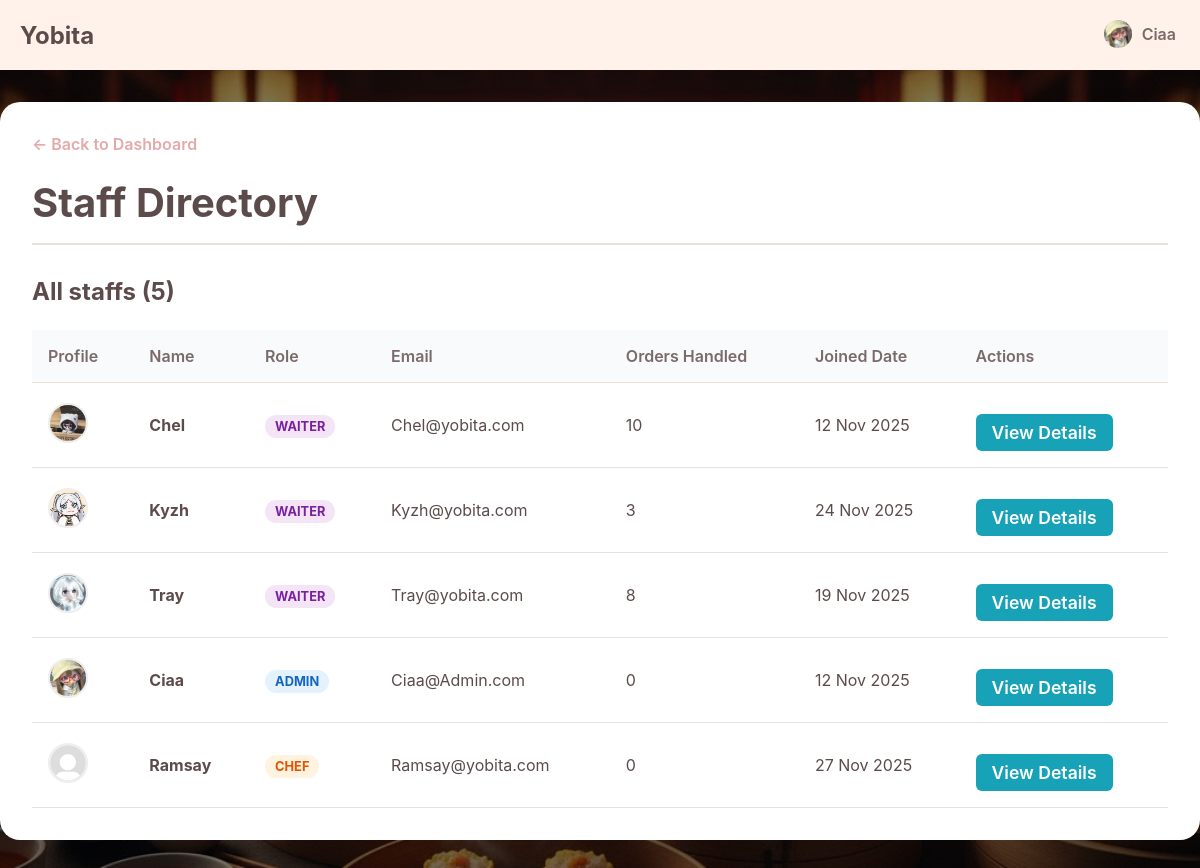
The app's page /app/admin/manageStaff.php (signed in), older data.
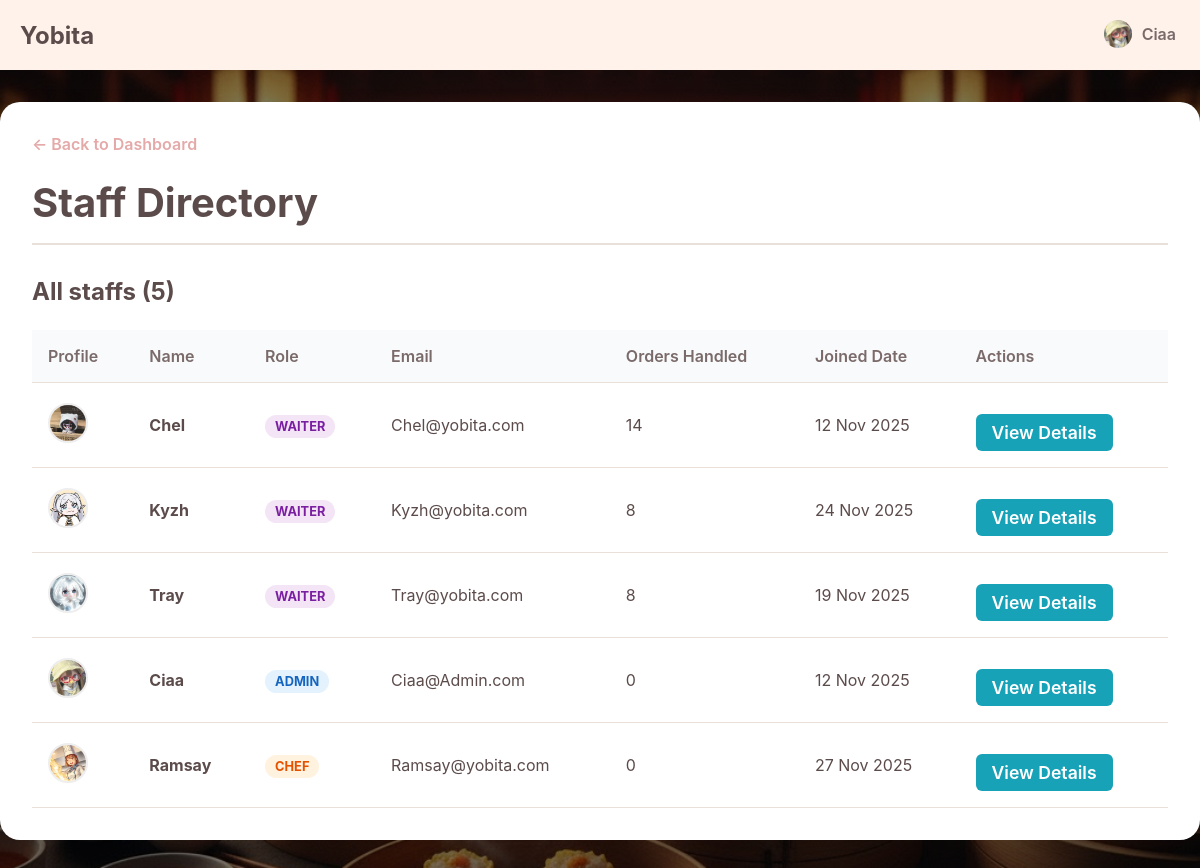
The same page, newer data.
### tables this page shows
CREATE TABLE `staffs` (
  `id` int(10) UNSIGNED NOT NULL,
  `username` varchar(50) NOT NULL,
  `email` varchar(255) NOT NULL,
  `password` varchar(255) NOT NULL,
  `role` enum('waiter','admin','chef') NOT NULL DEFAULT 'waiter',
  `profile_picture` varchar(255) DEFAULT NULL,
  `created_at` timestamp NOT NULL DEFAULT current_timestamp()
);

### app/admin/manageStaff.php (the view, shortened to what this page needs)
<?php
require_once '../connection.php';
$basePath = "../";
include '../_header.php';
try {
    $sql = "SELECT
                u.id,
                u.username,
                u.email,
                u.role,
                u.profile_picture,
                u.created_at,
                COUNT(o.id) as orders_handled
            FROM staffs u
            LEFT JOIN orders o ON u.id = o.user_id
            GROUP BY u.id
            ORDER BY u.role ASC, u.username ASC";
    $stmt = $pdo->query($sql);
    $waiter_members = $stmt->fetchAll();
} catch (PDOException $e) {
    $waiter_members = [];
    $message = "Error fetching waiter: " . $e->getMessage();
}
?>
<link rel="stylesheet" href="<?php echo $basePath; ?>css/viewOrders.css">
<link rel="stylesheet" href="<?php echo $basePath; ?>css/manageStaff.css">
<main class="main-wrapper">
    <div class="admin-container">
        <a href="dashboard.php" class="back-link">← Back to Dashboard</a>
        <div class="page-header">
            <h1>Staff Directory</h1>
        </div>
        <div class="orders-list-section">
            <h2 class="section-title">All staffs (<?php echo count($waiter_members); ?>)</h2>
            <div class="table-responsive">
                <table>
                    <thead>
                        <tr>
                            <th>Profile</th>
                            <th>Name</th>
                            <th>Role</th>
                            <th>Email</th>
                            <th>Orders Handled</th>
                            <th>Joined Date</th>
                            <th>Actions</th>
                        </tr>
                    </thead>
                    <tbody>
                        <?php foreach ($waiter_members as $waiter): ?>
                            <tr>
                                <td data-label="Profile">
                                    <img src="<?php echo $waiter['profile_picture'] ? $basePath . $waiter['profile_picture'] : $basePath.'uploads/Default_pfp.png'; ?>"
                                         alt="pfp" class="table-pfp">
                                </td>
                                <td data-label="Name"><strong><?php echo htmlspecialchars($waiter['username']); ?></strong></td>
                                <td data-label="Role">
                                    <span class="role-badge role-<?php echo $waiter['role']; ?>">
                                        <?php echo ucfirst($waiter['role']); ?>
                                    </span>
                                </td>
                                <td data-label="Email"><?php echo htmlspecialchars($waiter['email']); ?></td>
                                <td data-label="Orders Handled"><?php echo $waiter['orders_handled']; ?></td>
                                <td data-label="Joined"><?php echo date("d M Y", strtotime($waiter['created_at'])); ?></td>
                                <td class="actions-cell" data-label="Actions">
                                    <a href="staffDetail.php?id=<?php echo $waiter['id']; ?>" class="action-btn view-btn">
                                        View Details
                                    </a>
                                </td>
                            </tr>
                        <?php endforeach; ?>
                    </tbody>
                </table>
            </div>
        </div>
    </div>
</main>

Row changes from the older to the newer data that the page shows:
computed for staffs "Chel": orders_handled "10" → "14"
computed for staffs "Kyzh": orders_handled "3" → "8"
changed staffs "Ramsay": profile_picture: picture added in place of a placeholder
